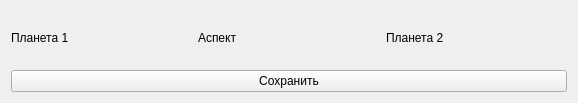
<?xml version="1.0" encoding="UTF-8"?>
<ui version="4.0">
 <class>Form</class>
 <widget class="QWidget" name="Form">
  <property name="geometry">
   <rect>
    <x>0</x>
    <y>0</y>
    <width>578</width>
    <height>103</height>
   </rect>
  </property>
  <property name="windowTitle">
   <string>Аспекты</string>
  </property>
  <layout class="QGridLayout" name="gridLayout">
   <item row="0" column="0">
    <layout class="QHBoxLayout" name="horizontalLayout">
     <item>
      <widget class="QLabel" name="label">
       <property name="text">
        <string>Планета 1</string>
       </property>
      </widget>
     </item>
     <item>
      <widget class="QLabel" name="label_2">
       <property name="text">
        <string>Аспект</string>
       </property>
      </widget>
     </item>
     <item>
      <widget class="QLabel" name="label_3">
       <property name="text">
        <string>Планета 2</string>
       </property>
      </widget>
     </item>
    </layout>
   </item>
   <item row="1" column="0">
    <layout class="QHBoxLayout" name="horizontalLayout_2"/>
   </item>
   <item row="2" column="0">
    <layout class="QHBoxLayout" name="horizontalLayout_3">
     <item>
      <widget class="QPushButton" name="pushButton">
       <property name="text">
        <string>Сохранить</string>
       </property>
      </widget>
     </item>
    </layout>
   </item>
  </layout>
 </widget>
 <resources/>
 <connections/>
</ui>
